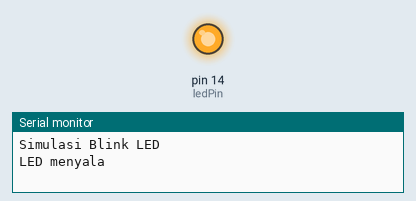
Recording of a sketch running on a simulated Arduino Uno, built with avr-gcc and run on an emulated ATmega328P. Shown: output pins drawn as LEDs (lit = HIGH), the last lines printed to the serial monitor.

Above: at 1.0 s.
At 3.0 s:
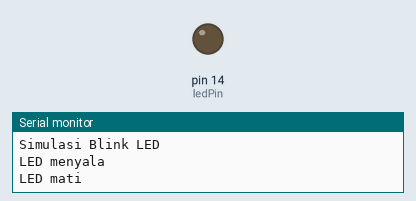
Timing chart, 0 to 5.2 s (numbered marks = the images above):
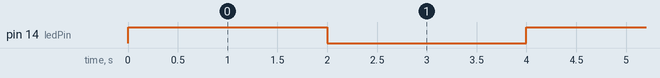

Measured:
- by itself, pin 14 (ledPin): alternates HIGH for 2.0 s and LOW for 2.0 s

The sketch:

LED_mati-nyala.ino
```cpp
const int ledPin = 14;

void setup() {
  Serial.begin(115200);
  Serial.println("Simulasi Blink LED");

  pinMode(ledPin, OUTPUT);
}

void loop() {
  digitalWrite(ledPin, HIGH);
  Serial.println("LED menyala");
  delay(2000);

  digitalWrite(ledPin, LOW);
  Serial.println("LED mati");
  delay(2000);
}
```
